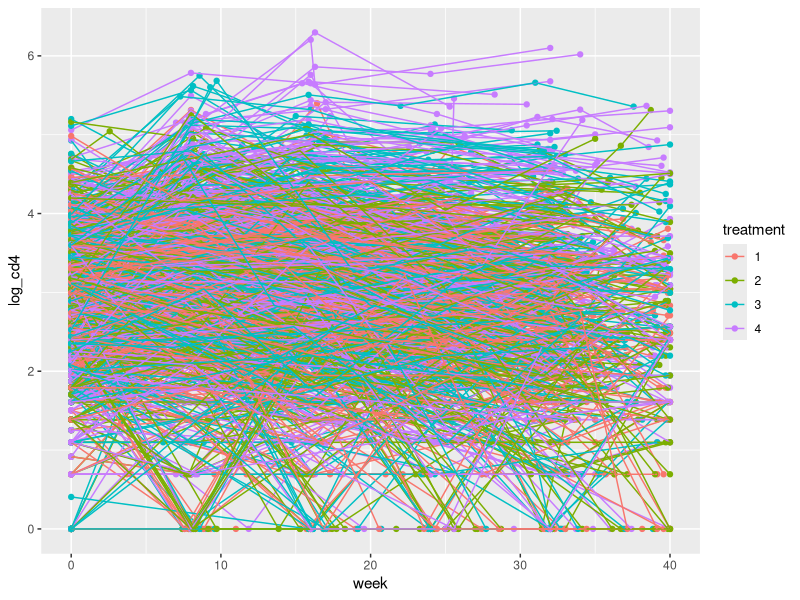
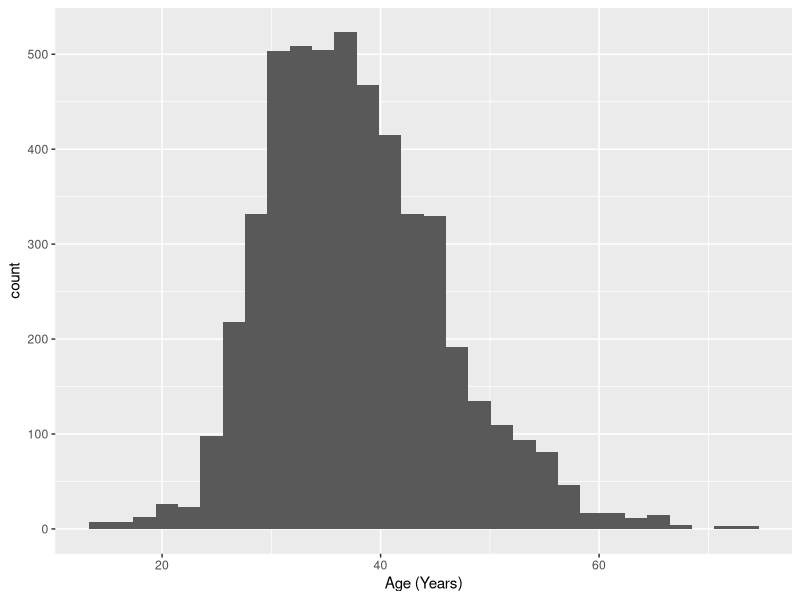
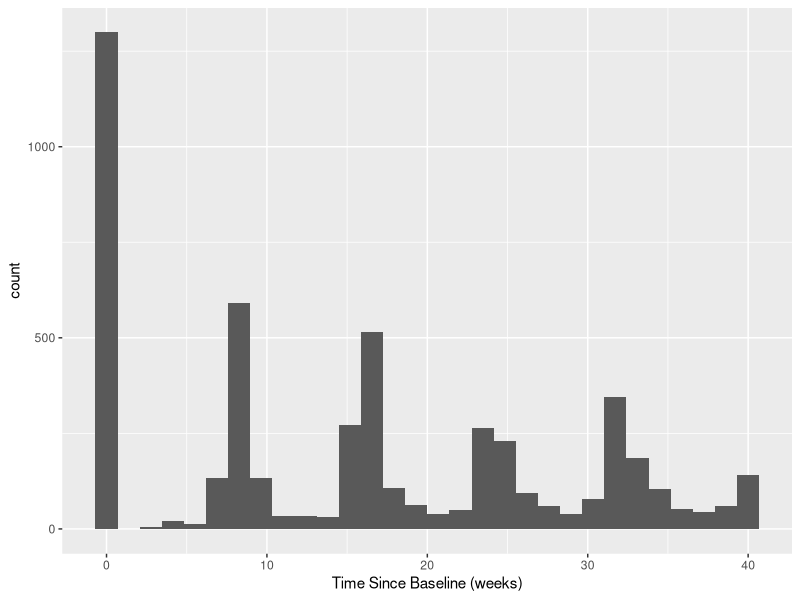
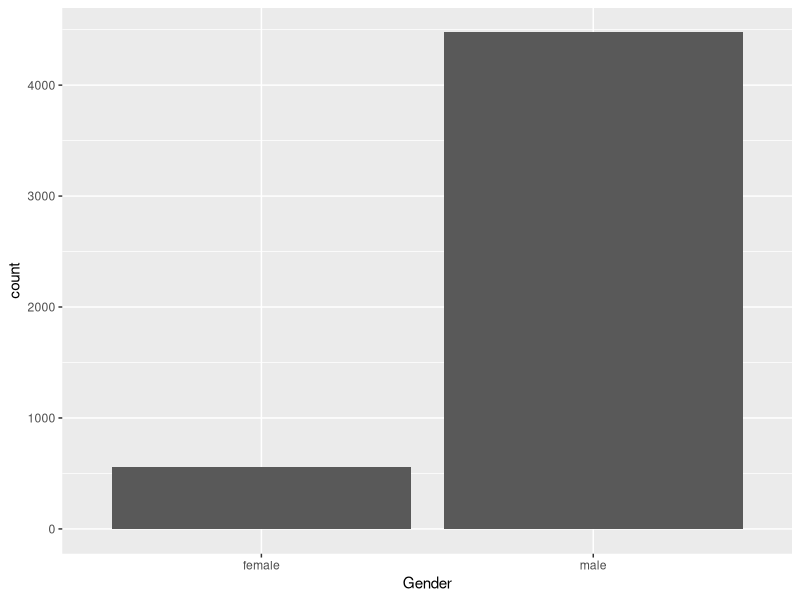
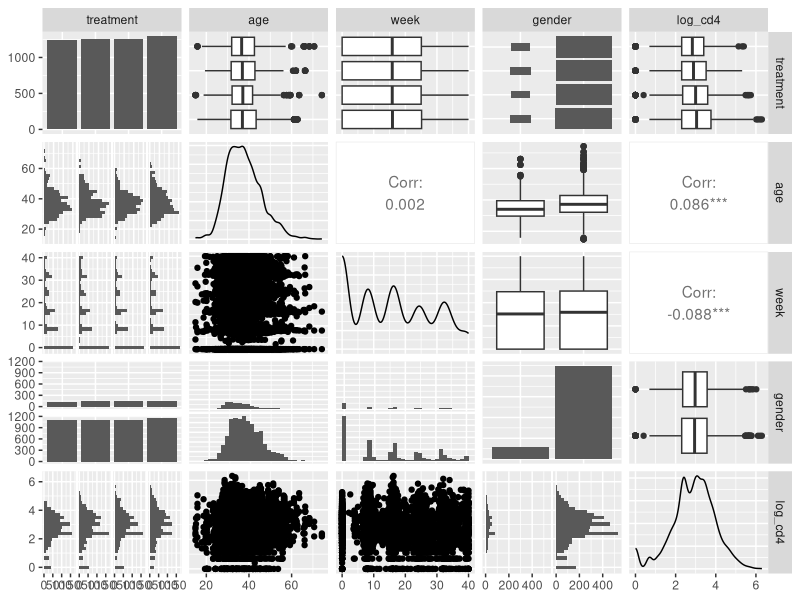
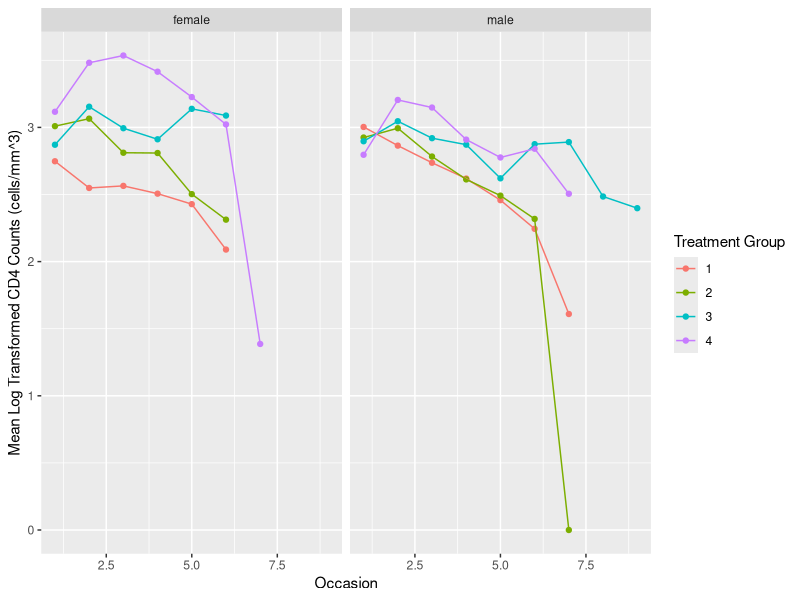
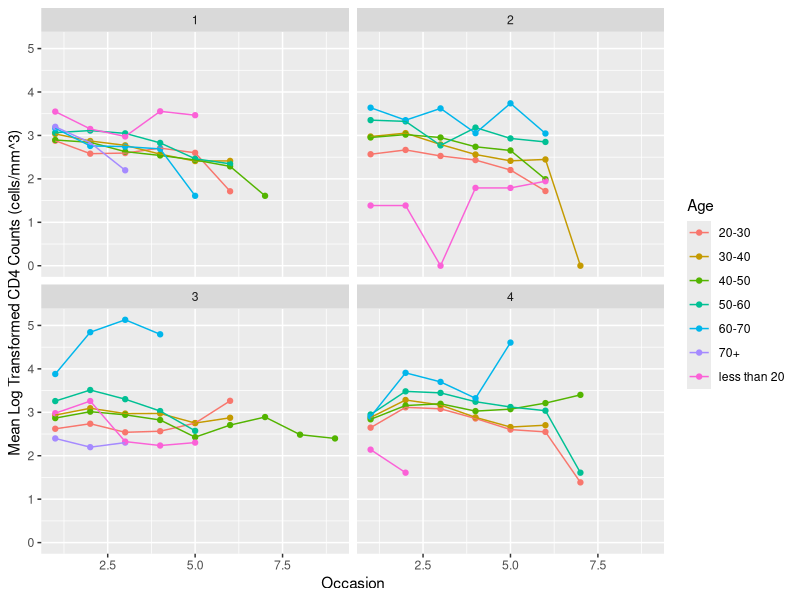
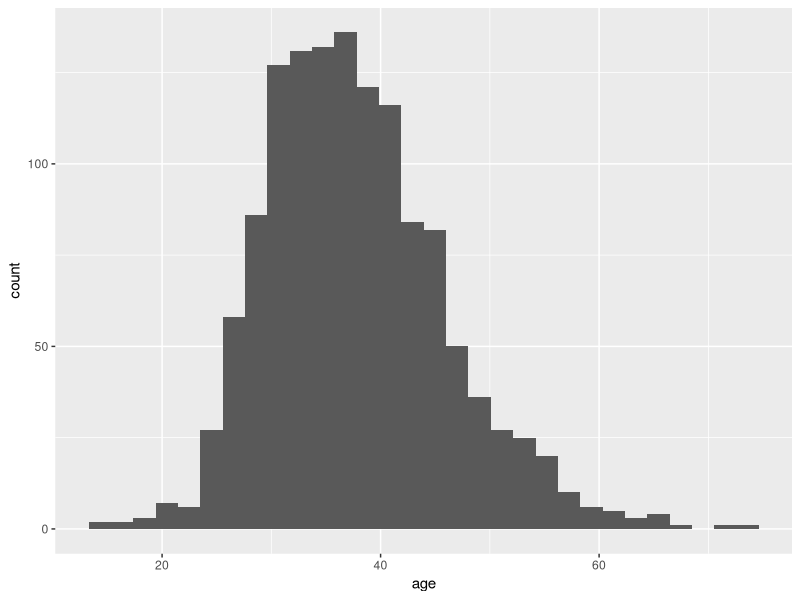

Write R code to recreate these figures, in order.
## ---- chunk 1
library(tidyverse)
library(magrittr)
library(nlme)
library(mgcv)
library(GGally)

aids <- read_csv(here::here("data/aids.csv"))

# change treatment to factor
aids %<>% 
  mutate(treatment = factor(treatment),
         gender = factor(gender))

glimpse(aids)

# number of participants
num_of_subjects <- n_distinct(aids$id)
## ---- chunk 2
# spaghetti plot
aids %>% 
  ggplot(aes(x = week, y = log_cd4, group = id, color = treatment)) +
  geom_point() + 
  geom_line()
## ---- chunk 3
summary(aids)
## ---- chunk 4
aids %>% 
  ggplot(aes(x = age)) +
  geom_histogram() +
  labs(x = "Age (Years)")

aids %>% 
  ggplot(aes(x = week)) +
  geom_histogram() +
  labs(x = "Time Since Baseline (weeks)")

aids %>% 
  ggplot(aes(x = gender)) +
  geom_bar() +
  labs(x = "Gender")
## ---- chunk 5
ggpairs(aids, columns = c("treatment", "age", "week", "gender", "log_cd4"))
## ---- chunk 6
aids <- aids %>% 
  group_by(id) %>% 
  mutate(occasion = row_number())

aids %>% 
  group_by(treatment, gender, occasion) %>% 
  summarize(mean_cd4 = mean(log_cd4)) %>% 
  ggplot(aes(x = occasion, y = mean_cd4, color = factor(treatment))) +
  geom_point() +
  geom_line() +
  labs(x = "Occasion", y = "Mean Log Transformed CD4 Counts (cells/mm^3)", color = "Treatment Group") +
  facet_wrap(~ gender)
## ---- chunk 7
aids <- aids %>% 
  mutate(age_group = case_when(age > 70 ~ "70+",
                               70 >= age & age > 60 ~ "60-70", 
                               60 >= age & age > 50 ~ "50-60", 
                               50 >= age & age > 40 ~ "40-50", 
                               40 >= age & age > 30 ~ "30-40", 
                               30 >= age & age > 20 ~ "20-30", 
                               20 >= age ~ "less than 20"))

aids %>% 
  group_by(treatment, age_group, occasion) %>% 
  summarize(mean_cd4 = mean(log_cd4)) %>% 
  ggplot(aes(x = occasion, y = mean_cd4, color = age_group)) +
  geom_point() +
  geom_line()+
  labs(x = "Occasion", y = "Mean Log Transformed CD4 Counts (cells/mm^3)", color = "Age") +
  facet_wrap(~ treatment)
## ---- chunk 8
# age
aids %>% 
  group_by(id) %>% 
  summarize(age = mean(age)) %>% 
  ggplot(aes(x = age)) +
  geom_histogram()
## ---- chunk 9
# number of observations per subject
aids %>% 
  group_by(id) %>% 
  count() %>%
  mutate(n = factor(n, levels = c("1", "2", "3", "4", "5", "6", "7", "8", "9"))) %>% 
  ggplot(aes(x = n)) + 
  geom_bar() + 
  labs(x = "Observations per individual")

over_6 <- aids %>% 
  group_by(id) %>% 
  count() %>%
  filter(n > 6) %>% 
  nrow()
